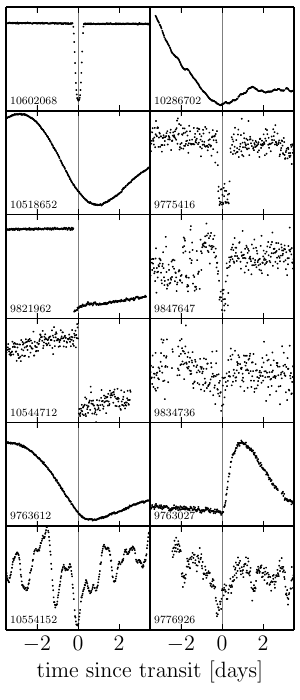

This chart was generated by the following Python code:
# -*- coding: utf-8 -*-

from __future__ import division, print_function

from plot_setup import COLORS
from matplotlib import rcParams
rcParams["font.size"] = 16

import peerless
import numpy as np
import pandas as pd
import matplotlib.pyplot as pl

# Get the stellar data.
kic = peerless.catalogs.KICatalog().df

# Load the list of candidates.
cands = pd.read_csv("3k_candidates.csv")
print("{0} initial candidates".format(len(cands)))

# Remove any light curves with more than one candidate.
grouped = cands.groupby("kicid").time.count()
grouped = grouped[grouped > 1].index
cands = cands[~cands.kicid.isin(grouped)]
print("{0} candidates with dupes removed".format(len(cands)))

# Cross match against the rotation and EB lists.
rot = pd.read_csv("rot.csv")
ebs = pd.read_csv("ebs.csv", skiprows=7)
joined = pd.merge(
    pd.merge(
        pd.merge(cands, rot, left_on="kicid", right_on="KID", how="left"),
        ebs, left_on="kicid", right_on="#KIC", how="left",
        suffixes=["", "_eb"]
    ), kic, left_on="kicid", right_on="kepid", how="left",
    suffixes=["", "_kic"]
)

# Sort by nearest neighbor S/N.
joined["rank"] = (joined.nn_rp/joined.radius)**2/(joined.rrmscdpp15p0*1e-6)

# Remove the known signals.
final = joined[(~(np.isfinite(joined.Prot) | np.isfinite(joined.period)))]
final = final.sort("rank", ascending=False)
print("{0} candidates with known signals removed".format(len(final)))

# Make the plot.
fig, axes = pl.subplots(6, 2, figsize=(3, 7), sharex=True)
fig.set_tight_layout(False)

dt = 3.5
for ax, (_, row) in zip(axes.flat, final.iterrows()):
    kicid = int(row.kicid)
    t0 = float(row.time)
    lcs = peerless.data.load_light_curves_for_kic(kicid, min_break=10)
    t = np.concatenate([lc.time for lc in lcs])
    f = np.concatenate([lc.flux for lc in lcs])

    t0 = float(row.time)
    ax.axvline(0.0, color="k", alpha=0.5, lw=0.5)
    m = np.abs(t - t0) < dt
    ax.plot(t[m] - t0, f[m], ".", color=COLORS["DATA"], ms=1.5)
    ax.annotate("{0:.0f}".format(row.kicid),
                xy=(0, 0), xycoords="axes fraction",
                ha="left", va="bottom", fontsize=8,
                xytext=(3, 3), textcoords="offset points")
    ax.set_xlim(-dt, dt)
    ax.set_yticklabels([])
    ax.xaxis.set_major_locator(pl.MaxNLocator(4, prune="lower"))
    ax.yaxis.set_major_locator(pl.NullLocator())

# Make another axes object for the shared label.
big_ax = fig.add_subplot(111, axes="off")
big_ax.xaxis.set_major_locator(pl.NullLocator())
big_ax.yaxis.set_major_locator(pl.NullLocator())
big_ax.set_xlabel("time since transit [days]")
big_ax.xaxis.set_label_coords(0.5, -0.05)
big_ax.set_frame_on(False)

fig.subplots_adjust(hspace=0.0, wspace=0.0, top=0.99, right=0.98, left=0.02)
fig.savefig("candidates.pdf")
